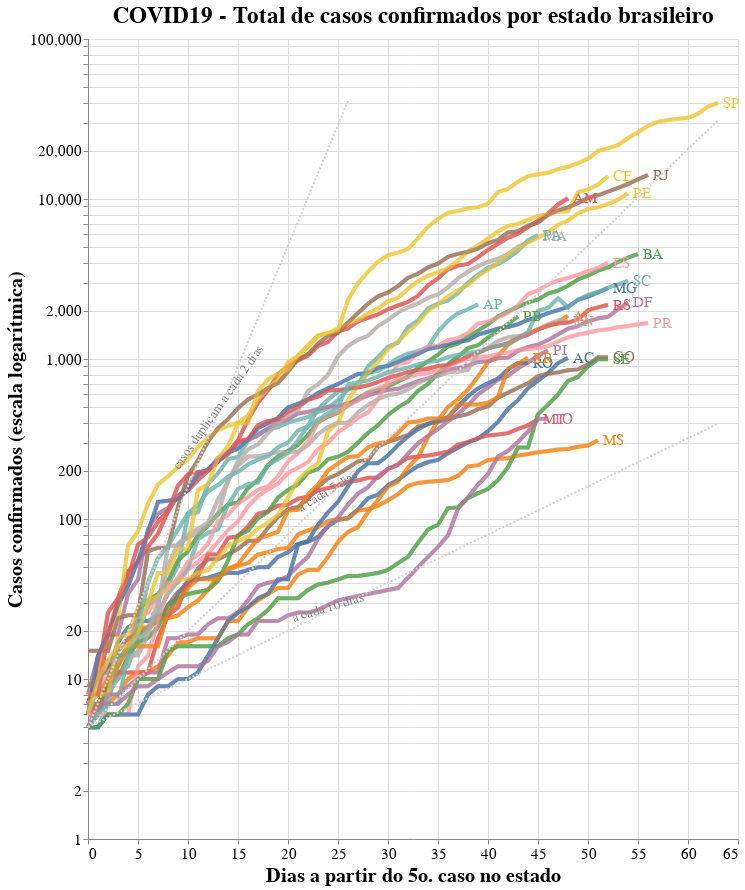

The notebook cell saved with this chart:
### Code cell
import altair as alt

# Selection tool
selection = alt.selection_single(fields=['state'])
# Color change when clicked
color = alt.condition(selection,
                    alt.Color('state:N'),
                    alt.value('lightgray'))


# Base altair plot 
base = alt.Chart(cases_long, title="COVID19 - Total de casos confirmados por estado brasileiro").mark_line(strokeWidth=4, opacity=0.7).encode(
    x=alt.X('Day'),
    y=alt.Y('confirmed', scale=alt.Scale(type='log')),
    color=alt.Color('state', legend=None),
).properties(
    width=650,
    height=800
)

# Chart
chart = base.encode(
  color=alt.condition(selection, 'state:N', alt.value('lightgray')),
  tooltip=['state:N', 'yearmonthdate(Date):N', 'confirmed:N']
).add_selection(
  selection
)

# Overlay
overlay = base.encode(
  color='state',
  opacity=alt.value(0.5),
).transform_filter(
  selection
)

# Text labels
text = base.mark_text(
    align='left',
    dx=5,
    size=15
).encode(
    x=alt.X('Day', aggregate='max',  axis=alt.Axis(title='Dias a partir do 5o. caso no estado')),
    y=alt.Y('confirmed', aggregate={'argmax': 'Day'}, axis=alt.Axis(title='Casos confirmados (escala logarítmica)')),
    text='state'
).transform_filter(
    selection
)

# Add doubling line

## Death doubles every 2 days
j = 0
for i in range(0,cases_long.Day.max()):
    if 5*pow(2,(i/2)) < cases_long.confirmed.max():
      j = i+2

source2 = alt.sequence(start=0, stop=j, step=1, as_='x')

double2 = alt.Chart(source2).mark_line(strokeDash=[2,2]).transform_calculate(
    double2='5*pow(2,(datum.x/2))'
).transform_fold(
    ['double2']
).encode(
    x='x:Q',
    y='value:Q',
    color=alt.value('lightgray')
)

text2 = alt.Chart({'values':[{'x': 13, 'y': 500}]}).mark_text(
    text='casos duplicam a cada 2 dias', angle=305,
    size=13,
    color = 'gray'
).encode(
    x='x:Q', y='y:Q'
)

## Cases doubles every 5 days
j = 0
for i in range(0,cases_long.Day.max()):
    if 5*pow(2,(i/5)) < cases_long.confirmed.max():
      j = i+2

source5 = alt.sequence(start=0, stop=j, step=1, as_='x')

double5 = alt.Chart(source5).mark_line(strokeDash=[2,2]).transform_calculate(
    double5='5*pow(2,(datum.x/5))'
).transform_fold(
    ['double5']
).encode(
    x='x:Q',
    y='value:Q',
    color=alt.value('lightgray')
)

text5 = alt.Chart({'values':[{'x': 24, 'y': 150}]}).mark_text(
    text='a cada 5 dias', angle=329,
    size=13,
    color = 'gray'
).encode(
    x='x:Q', y='y:Q'
)

## Cases doubles every 10 days
j = 0
for i in range(0,cases_long.Day.max()):
    if 5*pow(2,(i/10)) < cases_long.confirmed.max():
      j = i+2

source10 = alt.sequence(start=0, stop=j, step=1, as_='x')

double10 = alt.Chart(source10).mark_line(strokeDash=[2,2]).transform_calculate(
    double10='5*pow(2,(datum.x/10))'
).transform_fold(
    ['double10']
).encode(
    x='x:Q',
    y='value:Q',
    color=alt.value('lightgray')
)

text10 = alt.Chart({'values':[{'x': 24, 'y': 28}]}).mark_text(
    text='a cada 10 dias', angle=343,
    size=13,
    color = 'gray'
).encode(
    x='x:Q', y='y:Q'
)

# Sum it all up
alt.layer(chart, overlay, text, double2, double5, double10, text2, text5, text10).configure_axis(
    labelFontSize=15,
    titleFontSize=20
).configure_title(
    fontSize=23
)


# Sum em up!
#chart + overlay + text

### Figure 1 — Vega-Lite specification as saved in the notebook (floating-point values rounded to 4 significant figures; data arrays with more than 128 entries replaced by an {"elided": "..."} marker saying what was removed)
{"config": {"view": {"continuousWidth": 400, "continuousHeight": 300}, "axis": {"labelFontSize": 15, "titleFontSize": 20}, "title": {"fontSize": 23}}, "layer": [{"data": {"name": "data-cafa197cd175299b1fb1123768a6a1db"}, "mark": {"type": "line", "opacity": 0.7, "strokeWidth": 4}, "encoding": {"color": {"condition": {"type": "nominal", "field": "state", "selection": "selector001"}, "value": "lightgray"}, "tooltip": [{"type": "nominal", "field": "state"}, {"type": "nominal", "field": "Date", "timeUnit": "yearmonthdate"}, {"type": "nominal", "field": "confirmed"}], "x": {"type": "quantitative", "field": "Day"}, "y": {"type": "quantitative", "field": "confirmed", "scale": {"type": "log"}}}, "height": 800, "selection": {"selector001": {"type": "single", "fields": ["state"]}}, "title": "COVID19 - Total de casos confirmados por estado brasileiro", "width": 650}, {"data": {"name": "data-cafa197cd175299b1fb1123768a6a1db"}, "mark": {"type": "line", "opacity": 0.7, "strokeWidth": 4}, "encoding": {"color": {"type": "nominal", "field": "state"}, "opacity": {"value": 0.5}, "x": {"type": "quantitative", "field": "Day"}, "y": {"type": "quantitative", "field": "confirmed", "scale": {"type": "log"}}}, "height": 800, "title": "COVID19 - Total de casos confirmados por estado brasileiro", "transform": [{"filter": {"selection": "selector001"}}], "width": 650}, {"data": {"name": "data-cafa197cd175299b1fb1123768a6a1db"}, "mark": {"type": "text", "align": "left", "dx": 5, "size": 15}, "encoding": {"color": {"type": "nominal", "field": "state", "legend": null}, "text": {"type": "nominal", "field": "state"}, "x": {"type": "quantitative", "aggregate": "max", "axis": {"title": "Dias a partir do 5o. caso no estado"}, "field": "Day"}, "y": {"type": "quantitative", "aggregate": {"argmax": "Day"}, "axis": {"title": "Casos confirmados (escala logarítmica)"}, "field": "confirmed"}}, "height": 800, "title": "COVID19 - Total de casos confirmados por estado brasileiro", "transform": [{"filter": {"selection": "selector001"}}], "width": 650}, {"data": {"sequence": {"start": 0, "stop": 27, "step": 1, "as": "x"}}, "mark": {"type": "line", "strokeDash": [2, 2]}, "encoding": {"color": {"value": "lightgray"}, "x": {"type": "quantitative", "field": "x"}, "y": {"type": "quantitative", "field": "value"}}, "transform": [{"calculate": "5*pow(2,(datum.x/2))", "as": "double2"}, {"fold": ["double2"]}]}, {"data": {"sequence": {"start": 0, "stop": 64, "step": 1, "as": "x"}}, "mark": {"type": "line", "strokeDash": [2, 2]}, "encoding": {"color": {"value": "lightgray"}, "x": {"type": "quantitative", "field": "x"}, "y": {"type": "quantitative", "field": "value"}}, "transform": [{"calculate": "5*pow(2,(datum.x/5))", "as": "double5"}, {"fold": ["double5"]}]}, {"data": {"sequence": {"start": 0, "stop": 64, "step": 1, "as": "x"}}, "mark": {"type": "line", "strokeDash": [2, 2]}, "encoding": {"color": {"value": "lightgray"}, "x": {"type": "quantitative", "field": "x"}, "y": {"type": "quantitative", "field": "value"}}, "transform": [{"calculate": "5*pow(2,(datum.x/10))", "as": "double10"}, {"fold": ["double10"]}]}, {"data": {"name": "data-bf3a284e2fbb064d7dde36f27f5d5a49"}, "mark": {"type": "text", "angle": 305, "color": "gray", "size": 13, "text": "casos duplicam a cada 2 dias"}, "encoding": {"x": {"type": "quantitative", "field": "x"}, "y": {"type": "quantitative", "field": "y"}}}, {"data": {"name": "data-a5e84210b4d4cca84e8909f0953192d0"}, "mark": {"type": "text", "angle": 329, "color": "gray", "size": 13, "text": "a cada 5 dias"}, "encoding": {"x": {"type": "quantitative", "field": "x"}, "y": {"type": "quantitative", "field": "y"}}}, {"data": {"name": "data-dbb29c180f31612da348591fe6fbeab2"}, "mark": {"type": "text", "angle": 343, "color": "gray", "size": 13, "text": "a cada 10 dias"}, "encoding": {"x": {"type": "quantitative", "field": "x"}, "y": {"type": "quantitative", "field": "y"}}}], "$schema": "https://vega.github.io/schema/vega-lite/v4.8.1.json", "datasets": {"data-cafa197cd175299b1fb1123768a6a1db": {"elided": "1371 records"}, "data-bf3a284e2fbb064d7dde36f27f5d5a49": [{"x": 13, "y": 500}], "data-a5e84210b4d4cca84e8909f0953192d0": [{"x": 24, "y": 150}], "data-dbb29c180f31612da348591fe6fbeab2": [{"x": 24, "y": 28}]}}
